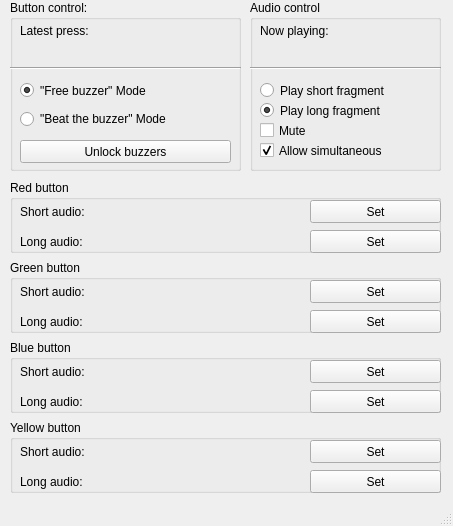
<?xml version="1.0" encoding="UTF-8"?>
<ui version="4.0">
 <class>MainWindow</class>
 <widget class="QMainWindow" name="MainWindow">
  <property name="geometry">
   <rect>
    <x>0</x>
    <y>0</y>
    <width>453</width>
    <height>526</height>
   </rect>
  </property>
  <property name="windowTitle">
   <string>MainWindow</string>
  </property>
  <widget class="QWidget" name="centralWidget">
   <widget class="QGroupBox" name="box_red_button">
    <property name="geometry">
     <rect>
      <x>10</x>
      <y>180</y>
      <width>431</width>
      <height>73</height>
     </rect>
    </property>
    <property name="title">
     <string>Red button</string>
    </property>
    <widget class="QLabel" name="lbl_red_short_audio">
     <property name="geometry">
      <rect>
       <x>10</x>
       <y>20</y>
       <width>291</width>
       <height>23</height>
      </rect>
     </property>
     <property name="text">
      <string>Short audio:</string>
     </property>
    </widget>
    <widget class="QLabel" name="lbl_red_long_audio">
     <property name="geometry">
      <rect>
       <x>10</x>
       <y>50</y>
       <width>291</width>
       <height>23</height>
      </rect>
     </property>
     <property name="text">
      <string>Long audio:</string>
     </property>
    </widget>
    <widget class="QPushButton" name="btn_red_set_short_audio">
     <property name="geometry">
      <rect>
       <x>300</x>
       <y>20</y>
       <width>131</width>
       <height>23</height>
      </rect>
     </property>
     <property name="text">
      <string>Set</string>
     </property>
    </widget>
    <widget class="QPushButton" name="btn_red_set_long_audio">
     <property name="geometry">
      <rect>
       <x>300</x>
       <y>50</y>
       <width>131</width>
       <height>23</height>
      </rect>
     </property>
     <property name="text">
      <string>Set</string>
     </property>
    </widget>
   </widget>
   <widget class="QGroupBox" name="box_green_button">
    <property name="geometry">
     <rect>
      <x>10</x>
      <y>260</y>
      <width>431</width>
      <height>73</height>
     </rect>
    </property>
    <property name="title">
     <string>Green button</string>
    </property>
    <widget class="QLabel" name="lbl_green_short_audio">
     <property name="geometry">
      <rect>
       <x>10</x>
       <y>20</y>
       <width>291</width>
       <height>23</height>
      </rect>
     </property>
     <property name="text">
      <string>Short audio:</string>
     </property>
    </widget>
    <widget class="QLabel" name="lbl_green_long_audio">
     <property name="geometry">
      <rect>
       <x>10</x>
       <y>50</y>
       <width>291</width>
       <height>23</height>
      </rect>
     </property>
     <property name="text">
      <string>Long audio:</string>
     </property>
    </widget>
    <widget class="QPushButton" name="btn_green_set_short_audio">
     <property name="geometry">
      <rect>
       <x>300</x>
       <y>20</y>
       <width>131</width>
       <height>23</height>
      </rect>
     </property>
     <property name="text">
      <string>Set</string>
     </property>
    </widget>
    <widget class="QPushButton" name="btn_green_set_long_audio">
     <property name="geometry">
      <rect>
       <x>300</x>
       <y>50</y>
       <width>131</width>
       <height>23</height>
      </rect>
     </property>
     <property name="text">
      <string>Set</string>
     </property>
    </widget>
   </widget>
   <widget class="QGroupBox" name="box_yellow_button">
    <property name="geometry">
     <rect>
      <x>10</x>
      <y>420</y>
      <width>431</width>
      <height>73</height>
     </rect>
    </property>
    <property name="title">
     <string>Yellow button</string>
    </property>
    <widget class="QLabel" name="lbl_yellow_short_audio">
     <property name="geometry">
      <rect>
       <x>10</x>
       <y>20</y>
       <width>291</width>
       <height>23</height>
      </rect>
     </property>
     <property name="text">
      <string>Short audio:</string>
     </property>
    </widget>
    <widget class="QLabel" name="lbl_yellow_long_audio">
     <property name="geometry">
      <rect>
       <x>10</x>
       <y>50</y>
       <width>291</width>
       <height>23</height>
      </rect>
     </property>
     <property name="text">
      <string>Long audio:</string>
     </property>
    </widget>
    <widget class="QPushButton" name="btn_yellow_set_short_audio">
     <property name="geometry">
      <rect>
       <x>300</x>
       <y>20</y>
       <width>131</width>
       <height>23</height>
      </rect>
     </property>
     <property name="text">
      <string>Set</string>
     </property>
    </widget>
    <widget class="QPushButton" name="btn_yellow_set_long_audio">
     <property name="geometry">
      <rect>
       <x>300</x>
       <y>50</y>
       <width>131</width>
       <height>23</height>
      </rect>
     </property>
     <property name="text">
      <string>Set</string>
     </property>
    </widget>
   </widget>
   <widget class="QGroupBox" name="box_blue_button">
    <property name="geometry">
     <rect>
      <x>10</x>
      <y>340</y>
      <width>431</width>
      <height>73</height>
     </rect>
    </property>
    <property name="title">
     <string>Blue button</string>
    </property>
    <widget class="QLabel" name="lbl_blue_short_audio">
     <property name="geometry">
      <rect>
       <x>10</x>
       <y>20</y>
       <width>291</width>
       <height>23</height>
      </rect>
     </property>
     <property name="text">
      <string>Short audio:</string>
     </property>
    </widget>
    <widget class="QLabel" name="lbl_blue_long_audio">
     <property name="geometry">
      <rect>
       <x>10</x>
       <y>50</y>
       <width>291</width>
       <height>23</height>
      </rect>
     </property>
     <property name="text">
      <string>Long audio:</string>
     </property>
    </widget>
    <widget class="QPushButton" name="btn_blue_set_short_audio">
     <property name="geometry">
      <rect>
       <x>300</x>
       <y>20</y>
       <width>131</width>
       <height>23</height>
      </rect>
     </property>
     <property name="text">
      <string>Set</string>
     </property>
    </widget>
    <widget class="QPushButton" name="btn_blue_set_long_audio">
     <property name="geometry">
      <rect>
       <x>300</x>
       <y>50</y>
       <width>131</width>
       <height>23</height>
      </rect>
     </property>
     <property name="text">
      <string>Set</string>
     </property>
    </widget>
   </widget>
   <widget class="QGroupBox" name="box_button_control">
    <property name="geometry">
     <rect>
      <x>10</x>
      <y>0</y>
      <width>231</width>
      <height>171</height>
     </rect>
    </property>
    <property name="styleSheet">
     <string notr="true"/>
    </property>
    <property name="title">
     <string>Button control:</string>
    </property>
    <widget class="QLabel" name="lbl_fastest_press">
     <property name="geometry">
      <rect>
       <x>10</x>
       <y>20</y>
       <width>211</width>
       <height>21</height>
      </rect>
     </property>
     <property name="text">
      <string>Latest press:</string>
     </property>
    </widget>
    <widget class="QLabel" name="lbl_press_info">
     <property name="geometry">
      <rect>
       <x>30</x>
       <y>40</y>
       <width>191</width>
       <height>21</height>
      </rect>
     </property>
     <property name="text">
      <string>&lt;name&gt;</string>
     </property>
    </widget>
    <widget class="Line" name="line">
     <property name="geometry">
      <rect>
       <x>0</x>
       <y>60</y>
       <width>231</width>
       <height>16</height>
      </rect>
     </property>
     <property name="orientation">
      <enum>Qt::Horizontal</enum>
     </property>
    </widget>
    <widget class="QRadioButton" name="rb_buzzer_beater">
     <property name="geometry">
      <rect>
       <x>10</x>
       <y>110</y>
       <width>211</width>
       <height>18</height>
      </rect>
     </property>
     <property name="text">
      <string>&quot;Beat the buzzer&quot; Mode</string>
     </property>
    </widget>
    <widget class="QRadioButton" name="rb_free_buzzer">
     <property name="geometry">
      <rect>
       <x>10</x>
       <y>80</y>
       <width>211</width>
       <height>21</height>
      </rect>
     </property>
     <property name="text">
      <string>&quot;Free buzzer&quot; Mode</string>
     </property>
     <property name="checked">
      <bool>true</bool>
     </property>
    </widget>
    <widget class="QPushButton" name="btn_unlock_buzzers">
     <property name="geometry">
      <rect>
       <x>10</x>
       <y>140</y>
       <width>211</width>
       <height>23</height>
      </rect>
     </property>
     <property name="text">
      <string>Unlock buzzers</string>
     </property>
    </widget>
   </widget>
   <widget class="QGroupBox" name="box_audiocontrol">
    <property name="geometry">
     <rect>
      <x>250</x>
      <y>0</y>
      <width>191</width>
      <height>171</height>
     </rect>
    </property>
    <property name="title">
     <string>Audio control</string>
    </property>
    <widget class="QLabel" name="lbl_now_playing">
     <property name="geometry">
      <rect>
       <x>10</x>
       <y>20</y>
       <width>171</width>
       <height>21</height>
      </rect>
     </property>
     <property name="text">
      <string>Now playing:</string>
     </property>
    </widget>
    <widget class="QLabel" name="lbl_audio_info">
     <property name="geometry">
      <rect>
       <x>30</x>
       <y>40</y>
       <width>151</width>
       <height>21</height>
      </rect>
     </property>
     <property name="text">
      <string>&lt;color/length&gt;</string>
     </property>
    </widget>
    <widget class="Line" name="line_2">
     <property name="geometry">
      <rect>
       <x>0</x>
       <y>60</y>
       <width>191</width>
       <height>16</height>
      </rect>
     </property>
     <property name="orientation">
      <enum>Qt::Horizontal</enum>
     </property>
    </widget>
    <widget class="QRadioButton" name="rb_play_short">
     <property name="geometry">
      <rect>
       <x>10</x>
       <y>80</y>
       <width>171</width>
       <height>21</height>
      </rect>
     </property>
     <property name="text">
      <string>Play short fragment</string>
     </property>
    </widget>
    <widget class="QRadioButton" name="rb_play_long">
     <property name="geometry">
      <rect>
       <x>10</x>
       <y>100</y>
       <width>171</width>
       <height>21</height>
      </rect>
     </property>
     <property name="text">
      <string>Play long fragment</string>
     </property>
     <property name="checked">
      <bool>true</bool>
     </property>
    </widget>
    <widget class="QCheckBox" name="chb_mute">
     <property name="geometry">
      <rect>
       <x>10</x>
       <y>120</y>
       <width>171</width>
       <height>21</height>
      </rect>
     </property>
     <property name="text">
      <string>Mute</string>
     </property>
    </widget>
    <widget class="QCheckBox" name="chb_simultaneous">
     <property name="geometry">
      <rect>
       <x>10</x>
       <y>140</y>
       <width>171</width>
       <height>21</height>
      </rect>
     </property>
     <property name="text">
      <string>Allow simultaneous</string>
     </property>
     <property name="checked">
      <bool>true</bool>
     </property>
    </widget>
   </widget>
  </widget>
  <widget class="QStatusBar" name="status_bar">
   <property name="layoutDirection">
    <enum>Qt::LeftToRight</enum>
   </property>
  </widget>
 </widget>
 <layoutdefault spacing="6" margin="11"/>
 <resources/>
 <connections/>
</ui>
